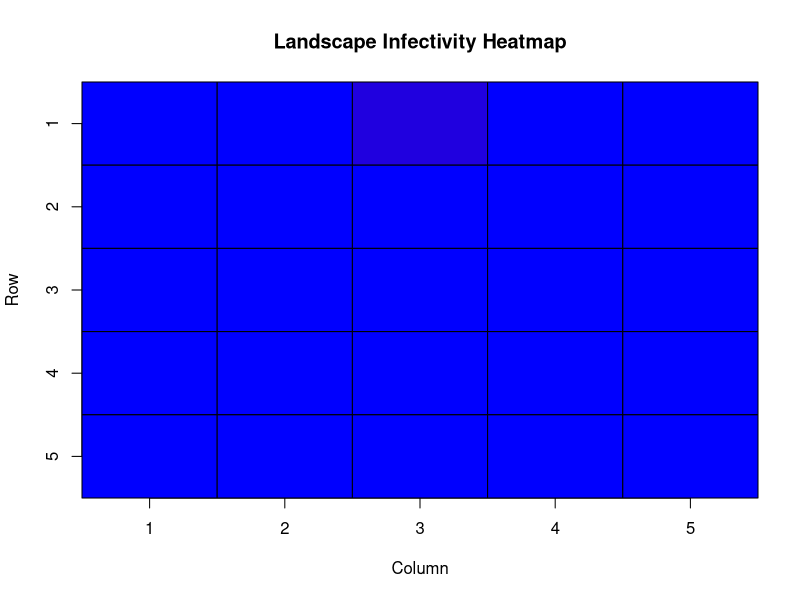
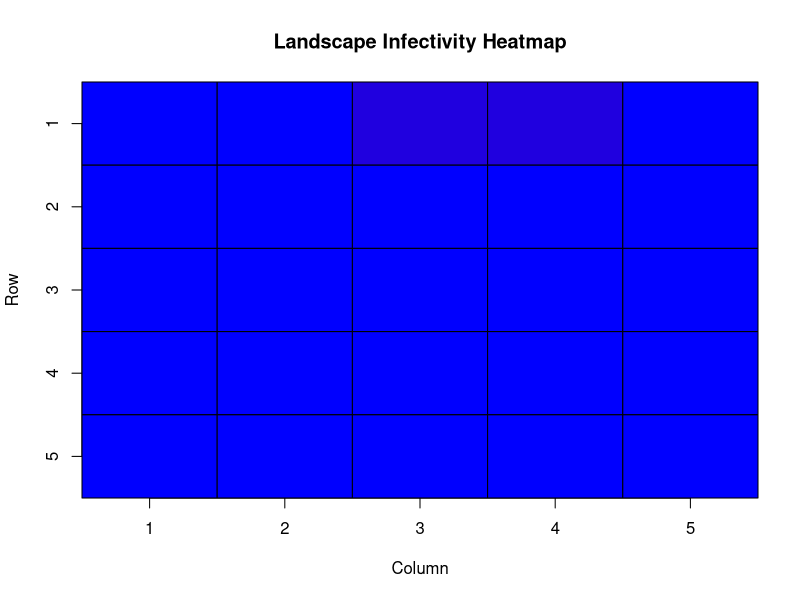
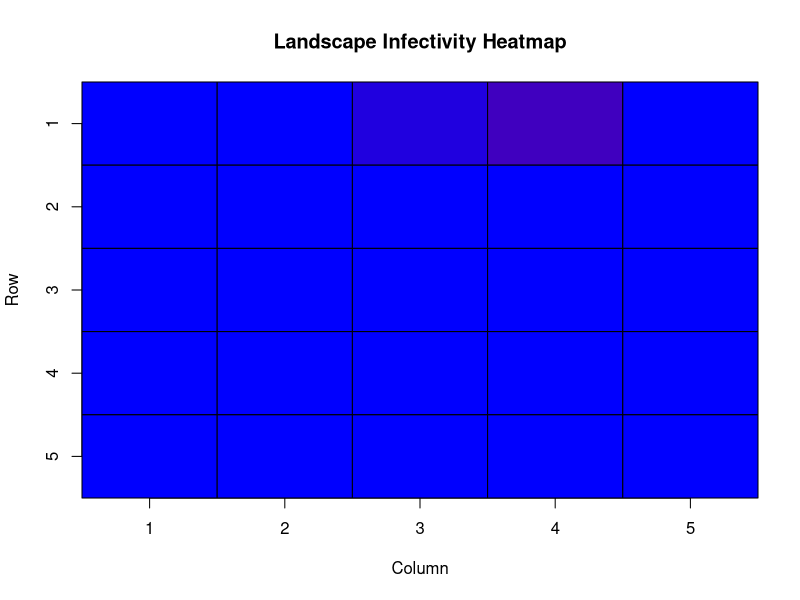
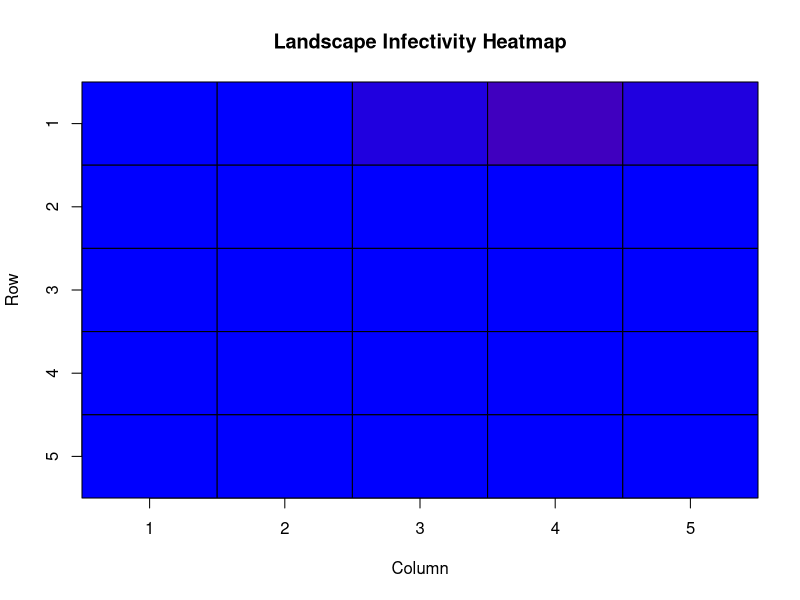
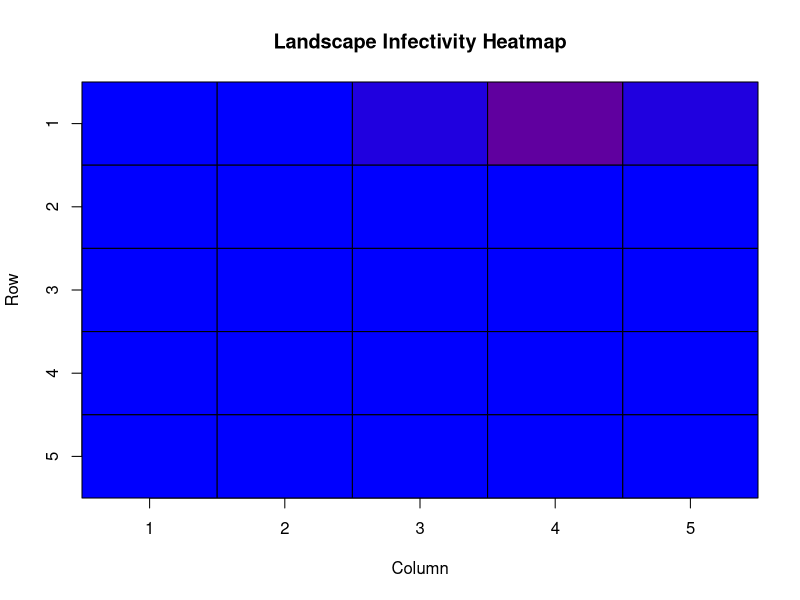
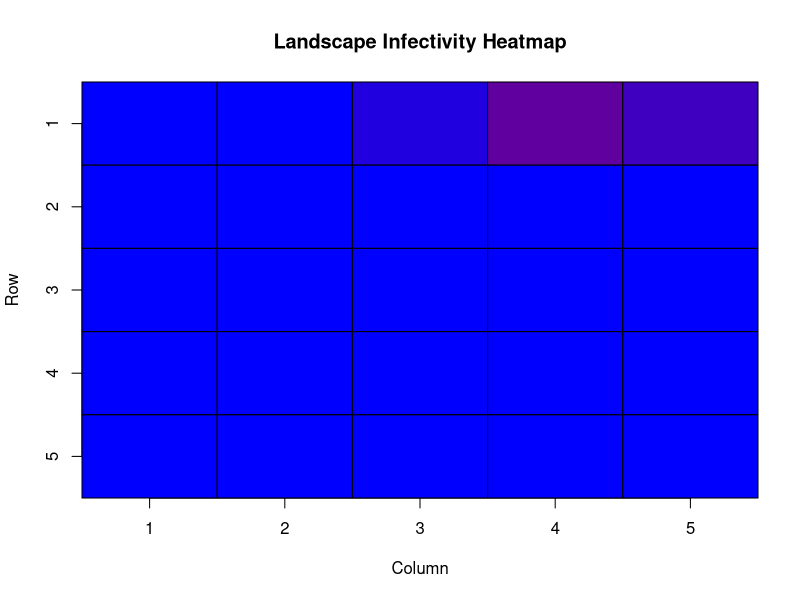
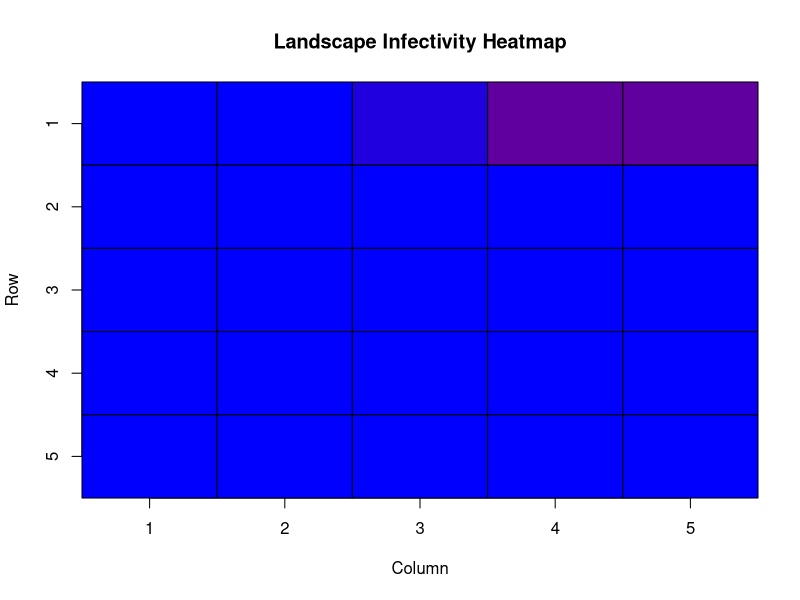
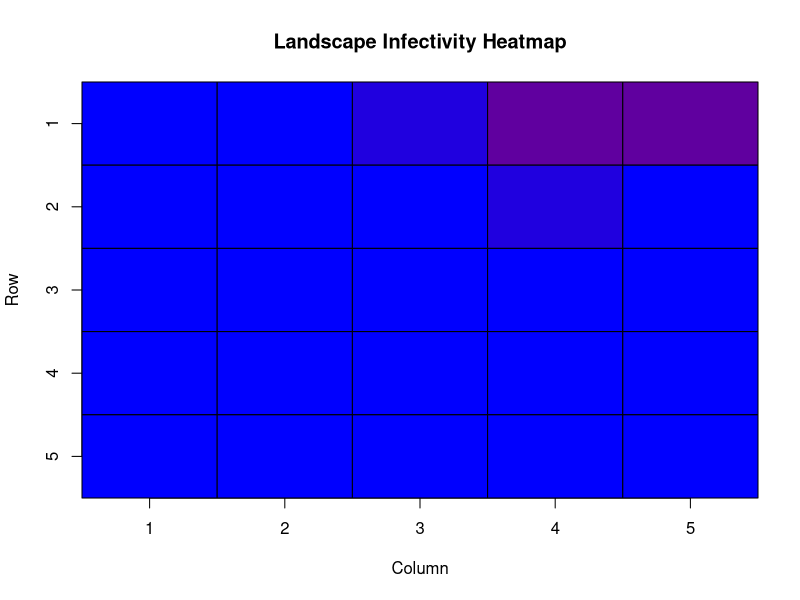

Write the R code that produced these figures, in order.
library(tidyverse)
library(plotrix)

#' initiates a landcape matrix of vectors of random 0's and 1's
#' @param nrow number of rows in matrix
#' @param ncol number of columns in matrix
#' @export
make_landscape_matrix <- function(nrow, ncol){
   matrix(sample(c(0,1), replace=TRUE, size=nrow*ncol), nrow=nrow)
}

#' initiates an infection matrix of all 0's
#' @param nrow number of rows in matrix
#' @param ncol number of columns in matrix
#' @export
make_infection_matrix<-function(nrow,ncol){
   matrix(sample(c(0), replace=TRUE, size=nrow*ncol), nrow=nrow)
}

# TODO return a list of ALL INFECTED DEER, this currently only returns the first one seen by the iterator

#' Helper function
#' want it to return a list of infected deer
#' @param data_frame holds data about deer
#' @export
get_infected_deer<-function(data_frame){
  for(i in 1:nrow(data_frame)){
    if(data_frame[i,]$status == "I"){
      infected_ind<-data_frame[i,]
    }
  }
  infected_ind
}

# TODO use the single parameter used in white's code for the location of the deer

#' Updates individual values within dataframe
#' @param data_frame holds data about deer
#' @param infection_matrix holds data about current infectivity levels of landscape
#' @param infectivity_threshold some amount of disease where infection automatically happens (definitely subject to change)
#' @export
update_infection_statuses<-function(data_frame, infection_matrix, infectivity_threshold){
  inf_ind<-get_infected_deer(data_frame)
  # TODO break this off into it's own function, maybe is_same_location
  for(i in 1:nrow(data_frame)){
    if((data_frame[i,]$xloc==inf_ind$xloc & data_frame[i,]$yloc==inf_ind$yloc & data_frame[i,]$status=="S") |
       (is_cell_inf_val_above_threshold(infection_matrix[data_frame[i,]$xloc + data_frame[i,]$yloc],infectivity_threshold))){
      data_frame[i,]$status = "I"
    }
  }
  data_frame
}

#' Helper function
#' Determines if current cell value is above acceptable "infection" threshold
#' @param cell_value current cell coordinate(s)
#' @param infection_matrix holds data about current infectivity levels of landscape
#' @param infectivity_threshold some amount of disease where infection automatically happens (definitely subject to change)
#' @export
is_cell_inf_val_above_threshold<-function(cell_value, infectivity_threshold){
  cell_value>=infectivity_threshold
}

#' Updates the matrix that holds infection levels for the landscape
#' @param data_frame holds data about deer
#' @param inf_matrix holds data about current infectivity levels of landscape
#' @export
update_infection_matrix<-function(inf_matrix, data_frame){
  for(i in 1:nrow(data_frame)){
    if(data_frame[i,]$status == "I")
      inf_matrix[data_frame[i,]$xloc, data_frame[i,]$yloc]<-inf_matrix[data_frame[i,]$xloc,data_frame[i,]$yloc] + 1
  }
  inf_matrix
}

#' Updates individual locations
#' @param data_frame holds data about deer
#' @export
move<-function(data_frame){
  for(i in 1:nrow(data_frame)){
    nbs<-get_neighbors(c(data_frame[i,]$xloc,data_frame[i,]$yloc), num_row, num_col)
    new_loc<-nbs[[round(runif(1,1,length(nbs)))]]
    data_frame[i,]$xloc<-new_loc[[1]]
    data_frame[i,]$yloc<-new_loc[[2]]
  }
  data_frame
}

#' initiates a data frame of deer
#' @param n.initial # deer
#' @param dim dimension of a vector for random assignment of location
#' @param nI # infected individuals to start
#' @export
make_deer <- function(n.initial,dim, nI){
  id<-1:n.initial
  xloc<-round(runif(n.initial, min=1, max=dim))
  yloc<-round(runif(n.initial, min=1, max=dim))
  # vec<-Cmatrix(yloc,xloc,dim)
  I<-sample(1:n.initial, nI)
  status<-rep("S", times=n.initial)
  status[I]<-"I"
  inds <- data.frame(id = id, xloc=xloc, yloc=yloc, status=status, stringsAsFactors=FALSE) 
  inds
}

#' Helper function
#' returns neighborhood of cells as a list of vectors
#' @param loc current coordinates of individual
#' @param nrow # of rows in landscape matrix
#' @param ncol # columns in landscape matrix
#' @export
get_neighbors<-function(loc, nrow, ncol){
  # list iterator
  k=1
  l<-list()
  # check if either x,y element of loc is greater than
  # the dimension of the landscape matrix
  for(i in -1:1){
    for(j in -1:1){
      # case 1 on left or right edge of matrix
      if(!(loc[1]+i < 1 | loc[1]+i > nrow) & !(loc[2]+j < 1 | loc[2]+j > ncol)){
        l[[k]] <- c(loc[1] + i, loc[2] + j)
        k<-k+1
      }
    }
  }
  l
}
# Main simulation
# TODO make main simulation loop, using functional? (lapply)

# CONSTANTS
# TODO look into making these changeable by a user in an x11() window?
num_row=5
infectivity_threshold=2
num_col=5
landscape<-make_landscape_matrix(5,5) 
infection_matrix<-make_infection_matrix(5,5)
deer<-make_deer(8,num_row,1)
inf_ind<-get_infected_deer(deer)
# deer<-deer %>% add_row(id=nrow(), xloc=inf_ind$xloc, yloc=inf_ind$yloc, status="S")
deer
inf_ind<-get_infected_deer(deer)
for(i in 1:10){
  deer<-update_infection_statuses(deer, infection_matrix, infectivity_threshold)
  infection_matrix<-update_infection_matrix(infection_matrix, deer)
  print(infection_matrix )
  deer<-move(deer)
  print(deer)
  # add a column with the extreme values (-1,1) to calculate
  # the colors, then drop the extra column in the result
  
  # code for movement map
  # matplot(deer$xloc, deer$yloc, type=,pch=1)
  # code for "heatmap"
  cellcol<-color.scale(cbind(infection_matrix,
                             c(8, rep(1,4))), c(0,1), 0, c(1,0))[,1:5]
  color2D.matplot(infection_matrix,cellcolors=cellcol,
                  main="Landscape Infectivity Heatmap")
  # do the legend call separately to get the full range
  color.legend(0,-4,10,-3,legend=c(0,1,2,3,4,5,6,7,8,9,10),
               rect.col=color.scale(c(0:8),c(0,1),0,c(1,0)),align="rb")
  
  Sys.sleep(2)
}
color.scale